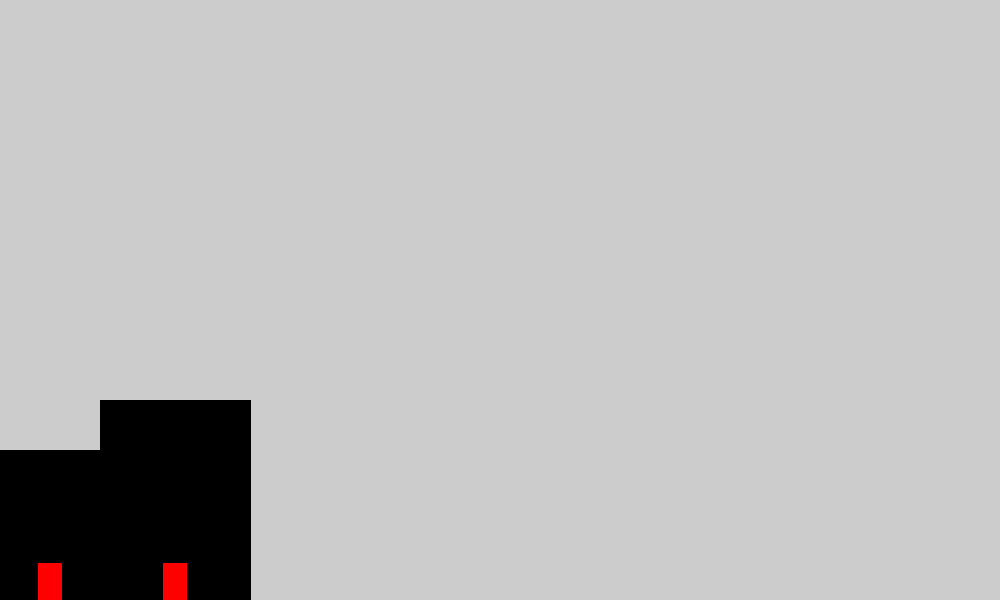
Frame 1 (no input)
Frame 60 (the mouse pressed at the canvas centre just before this capture): identical to frame 1, image omitted
Frame 120 (the mouse held since frame 60 and released just before this capture): identical to frame 1, image omitted

The Processing sketch that drew this single still picture (run headless with seeded random() and noise(); from frame 60 on, the mouse is pressed at the canvas centre):

// Processing sketch: thirty_buildings
// ── thirty_buildings.pde
void setup() {
  size(1000, 600);
  rectMode(CENTER);
}

void draw(){
building(50,600, 100,300);
building(175,600,150,400);

}


void building(float xCenter, float yCenter, float W, float BH){
fill(0);
rect(xCenter,yCenter,W,BH);
fill(255,0,0);
rect(xCenter,yCenter, 25,75);

}
